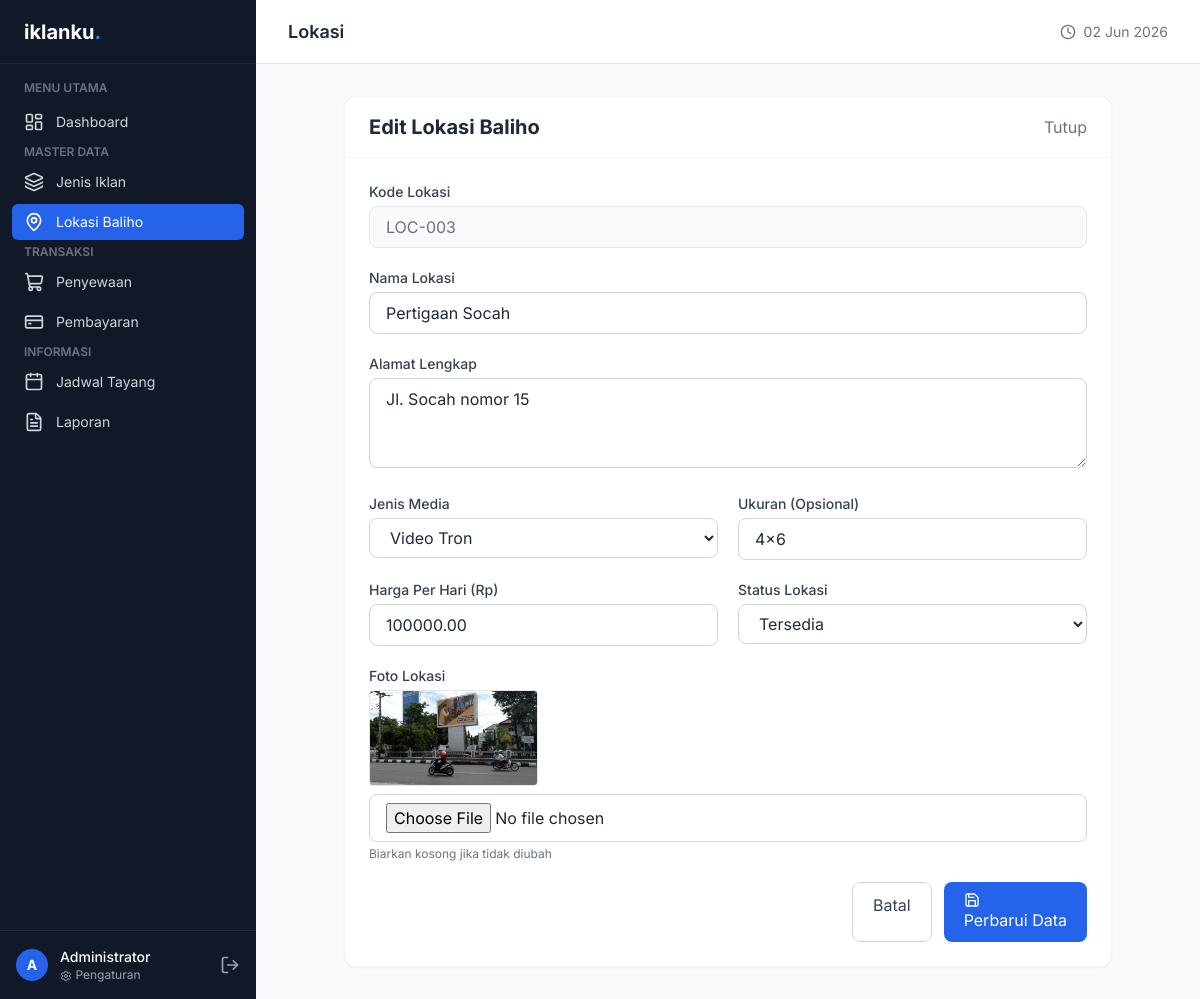
Screenshot of /lokasi/edit.php?id=4 (signed in) with the database file from the repository.
### tables this page shows
CREATE TABLE `lokasi` (
  `id` int(11) NOT NULL,
  `kode_lokasi` varchar(50) NOT NULL,
  `nama_lokasi` varchar(150) NOT NULL,
  `alamat` text NOT NULL,
  `id_jenis` int(11) NOT NULL,
  `ukuran` varchar(50) DEFAULT NULL,
  `status_lokasi` enum('tersedia','digunakan','maintenance') DEFAULT 'tersedia',
  `foto_lokasi` varchar(255) DEFAULT NULL,
  `harga_per_hari` decimal(15,2) NOT NULL
);

CREATE TABLE `jenis_iklan` (
  `id` int(11) NOT NULL,
  `nama_jenis` varchar(100) NOT NULL,
  `kategori` enum('Cetak','Digital') NOT NULL,
  `deskripsi` text DEFAULT NULL,
  `status_aktif` enum('aktif','nonaktif') DEFAULT 'aktif'
);

### lokasi/edit.php (the view, shortened to what this page needs)
<?php
require_once '../includes/header.php';
require_once '../includes/sidebar.php';
$id = isset($_GET['id']) ? (int) $_GET['id'] : 0;
$ambil = $conn->prepare("SELECT * FROM lokasi WHERE id = ?");
$ambil->bind_param("i", $id);
$ambil->execute();
$data = $ambil->get_result()->fetch_assoc();
$jenis = $conn->query("SELECT id, nama_jenis FROM jenis_iklan WHERE status_aktif='aktif'");
?>
<div class="max-w-3xl mx-auto bg-white rounded-xl shadow-sm border border-gray-100 overflow-hidden">
    <div class="px-6 py-4 border-b border-gray-100 flex items-center justify-between">
        <h2 class="text-xl font-bold text-gray-800">Edit Lokasi Baliho</h2>
        <a href="index.php" class="text-gray-500 hover:text-gray-700 transition-colors">Tutup</a>
    </div>
    <div class="p-6">
        <form id="formEditLokasi" action="" method="POST" enctype="multipart/form-data" class="space-y-5">
            <div>
                <label class="block text-sm font-medium text-gray-700 mb-1">Kode Lokasi</label>
                <input type="text" value="<?= $data['kode_lokasi'] ?>" disabled
                    class="w-full px-4 py-2 border border-gray-200 bg-gray-50 rounded-lg text-gray-500">
            </div>
            <div>
                <label class="block text-sm font-medium text-gray-700 mb-1">Nama Lokasi</label>
                <input type="text" name="nama_lokasi" required value="<?= $data['nama_lokasi'] ?>"
                    class="w-full px-4 py-2 border border-gray-300 rounded-lg">
            </div>
            <div>
                <label class="block text-sm font-medium text-gray-700 mb-1">Alamat Lengkap</label>
                <textarea name="alamat" required rows="3"
                    class="w-full px-4 py-2 border border-gray-300 rounded-lg"><?= $data['alamat'] ?></textarea>
            </div>
            <div class="grid grid-cols-1 md:grid-cols-2 gap-5">
                <div>
                    <label class="block text-sm font-medium text-gray-700 mb-1">Jenis Media</label>
                    <select name="id_jenis" required
                        class="w-full px-4 py-2 border border-gray-300 rounded-lg bg-white">
                        <?php while ($jenis_row = $jenis->fetch_assoc()): ?>
                            <option value="<?= $jenis_row['id'] ?>" <?php if ($data['id_jenis'] == $jenis_row['id'])
                                  echo 'selected'; ?>>
                                <?= $jenis_row['nama_jenis'] ?>
                            </option>
                        <?php endwhile; ?>
                    </select>
                </div>
                <div>
                    <label class="block text-sm font-medium text-gray-700 mb-1">Ukuran (Opsional)</label>
                    <input type="text" name="ukuran" value="<?= $data['ukuran'] ?>"
                        class="w-full px-4 py-2 border border-gray-300 rounded-lg">
                </div>
            </div>
            <div class="grid grid-cols-1 md:grid-cols-2 gap-5">
                <div>
                    <label class="block text-sm font-medium text-gray-700 mb-1">Harga Per Hari (Rp)</label>
                    <input type="number" name="harga_per_hari" required min="0"
                        value="<?= $data['harga_per_hari'] ?>"
                        class="w-full px-4 py-2 border border-gray-300 rounded-lg">
                </div>
                <div>
                    <label class="block text-sm font-medium text-gray-700 mb-1">Status Lokasi</label>
                    <select name="status_lokasi" required
                        class="w-full px-4 py-2 border border-gray-300 rounded-lg bg-white">
                        <option value="tersedia" <?php if ($data['status_lokasi'] == 'tersedia')
                            echo 'selected'; ?>>Tersedia</option>
                    </select>
                </div>
            </div>
            <div>
                <label class="block text-sm font-medium text-gray-700 mb-1">Foto Lokasi</label>
                <?php if ($data['foto_lokasi']): ?>
                    <div class="mb-2">
                        <img src="<?= BASE_URL ?>/uploads/lokasi/<?= $data['foto_lokasi'] ?>" alt="Foto"
                            class="h-24 w-auto rounded border border-gray-200">
                    </div>
                <?php endif; ?>
                <input type="file" name="foto_lokasi" accept="image/jpeg, image/png"
                    class="w-full px-4 py-2 border border-gray-300 rounded-lg">
                <p class="text-xs text-gray-500 mt-1">Biarkan kosong jika tidak diubah</p>
            </div>
            <div class="mt-8 flex justify-end gap-3">
                <a href="index.php" class="px-5 py-2.5 border border-gray-300 text-gray-700 rounded-lg">Batal</a>
                <button type="button" onclick="bukaPopup('popupKonfirmasiEdit')"
                    class="px-5 py-2.5 bg-blue-600 text-white rounded-lg">
                    <i data-lucide="save" class="w-4 h-4 mr-2"></i> Perbarui Data
                </button>
            </div>
        </form>
    </div>
</div>
<?php require_once '../includes/footer.php'; ?>

### includes/header.php (style rules this page uses)
body { font-family: 'Inter', sans-serif; }

### rows the page displays
lokasi: kode_lokasi "LOC-003", nama_lokasi "Pertigaan Socah", alamat "Jl. Socah nomor 15", id_jenis "Video Tron", ukuran "4x6", harga_per_hari "100000.00", status_lokasi "Tersedia", foto_lokasi (picture)

### other values shown
substr($_SESSION['nama'], 0, 1) "A"
$_SESSION['nama'] "Administrator"
str_replace('_', ' ', $menu_aktif) "Lokasi"
